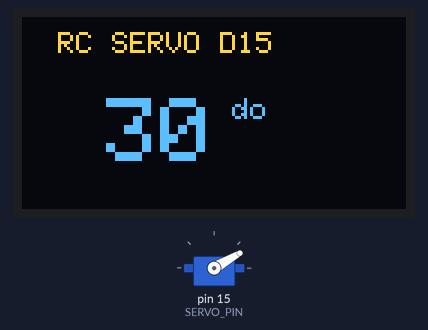
This sketch was run on a simulated Arduino Uno, built with avr-gcc and run on an emulated ATmega328P. Parts: 128×64 one-colour display, servo. The OLED is the two-colour kind (top 16 rows yellow); what the sketch prints to the serial monitor is not drawn.

Above: at 1.1 s.
At 3.6 s:
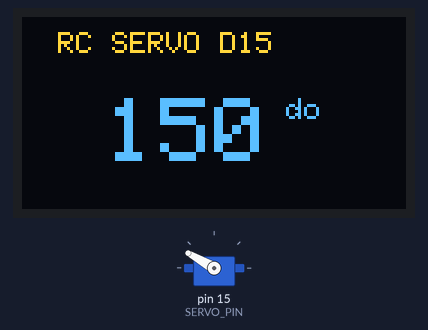
At 4.8 s:
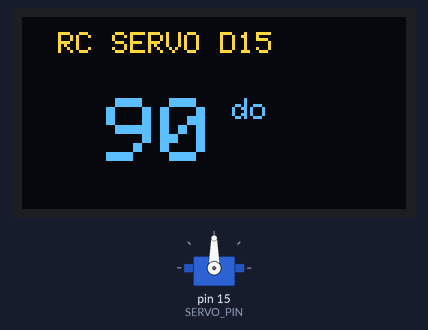
Timing chart, 0 to 130.0 s (numbered marks = the images above):
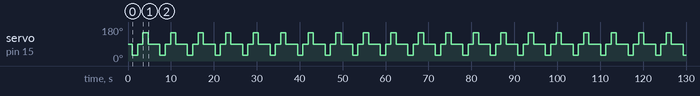

The sketch:

Bai_05_dieu_khien_servo_an_toan.ino
```cpp
// BÀI 5: RC SERVO D15 - NGẮT XUNG KHI KHÔNG DÙNG
#include <Wire.h>
#include <Servo.h>
#include <Adafruit_GFX.h>
#include <Adafruit_SSD1306.h>

const uint8_t SERVO_PIN = 15;
Servo servoRobot;
Adafruit_SSD1306 oled(128, 64, &Wire, -1);

void ngatServo() {
  if (servoRobot.attached()) servoRobot.detach();
  pinMode(SERVO_PIN, OUTPUT);
  digitalWrite(SERVO_PIN, LOW);
}

void datGoc(int goc) {
  servoRobot.attach(SERVO_PIN);
  servoRobot.write(constrain(goc, 0, 180));

  Serial.print(F("Servo = ")); Serial.print(goc); Serial.println(F(" do"));
  oled.clearDisplay();
  oled.setTextColor(SSD1306_WHITE);
  oled.setTextSize(1);
  oled.setCursor(12, 5); oled.println(F("RC SERVO D15"));
  oled.setTextSize(3);
  oled.setCursor(28, 27); oled.print(goc);
  oled.setTextSize(1); oled.print(F(" do"));
  oled.display();

  delay(700);  // Chờ servo tới vị trí.
  ngatServo(); // Ngừng giữ lực và tránh rung khi chờ.
  delay(500);
}

void setup() {
  Serial.begin(115200);
  Wire.begin();
  if (!oled.begin(SSD1306_SWITCHCAPVCC, 0x3C)) {
    Serial.println(F("LOI OLED"));
    ngatServo();
    while (true) delay(1000);
  }
  ngatServo();
  delay(1000);
}

void loop() {
  datGoc(30);
  datGoc(90);
  datGoc(150);
  datGoc(90);
  delay(1500);
}
```

Measured:
- by itself, servo on pin 15 (SERVO_PIN): repeats every 6.4 s: 90° 1.2 s, 150° 1.2 s, 90° 2.7 s, 30° 1.2 s
- what the display in image 0 shows lasts 1.2 s, from 1.1 s to 2.3 s
